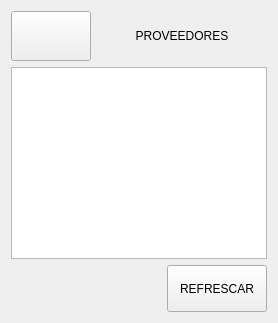
               <widget class="QWidget" name="pinventario_proveedores">
                <layout class="QVBoxLayout" name="verticalLayout_26">
                 <item>
                  <layout class="QHBoxLayout" name="horizontalLayout_18">
                   <item>
                    <widget class="QPushButton" name="bt_back_proveedores">
                     <property name="minimumSize">
                      <size>
                       <width>80</width>
                       <height>50</height>
                      </size>
                     </property>
                     <property name="maximumSize">
                      <size>
                       <width>80</width>
                       <height>50</height>
                      </size>
                     </property>
                     <property name="text">
                      <string/>
                     </property>
                     <property name="icon">
                      <iconset>
                       <normaloff>imagenes_gui/flecha_izquierda_blanca.svg</normaloff>imagenes_gui/flecha_izquierda_blanca.svg</iconset>
                     </property>
                     <property name="iconSize">
                      <size>
                       <width>40</width>
                       <height>40</height>
                      </size>
                     </property>
                    </widget>
                   </item>
                   <item>
                    <widget class="QLabel" name="label_23">
                     <property name="sizePolicy">
                      <sizepolicy hsizetype="Preferred" vsizetype="Preferred">
                       <horstretch>0</horstretch>
                       <verstretch>0</verstretch>
                      </sizepolicy>
                     </property>
                     <property name="minimumSize">
                      <size>
                       <width>120</width>
                       <height>50</height>
                      </size>
                     </property>
                     <property name="maximumSize">
                      <size>
                       <width>10000</width>
                       <height>50</height>
                      </size>
                     </property>
                     <property name="text">
                      <string>PROVEEDORES</string>
                     </property>
                     <property name="alignment">
                      <set>Qt::AlignCenter</set>
                     </property>
                    </widget>
                   </item>
                  </layout>
                 </item>
                 <item>
                  <widget class="QTableWidget" name="table_proveedores"/>
                 </item>
                 <item>
                  <layout class="QHBoxLayout" name="horizontalLayout_39">
                   <item>
                    <spacer name="horizontalSpacer_17">
                     <property name="orientation">
                      <enum>Qt::Horizontal</enum>
                     </property>
                     <property name="sizeHint" stdset="0">
                      <size>
                       <width>40</width>
                       <height>20</height>
                      </size>
                     </property>
                    </spacer>
                   </item>
                   <item>
                    <widget class="QPushButton" name="bt_refrescar_proveedores">
                     <property name="minimumSize">
                      <size>
                       <width>100</width>
                       <height>47</height>
                      </size>
                     </property>
                     <property name="text">
                      <string>REFRESCAR</string>
                     </property>
                    </widget>
                   </item>
                  </layout>
                 </item>
                </layout>
               </widget>
